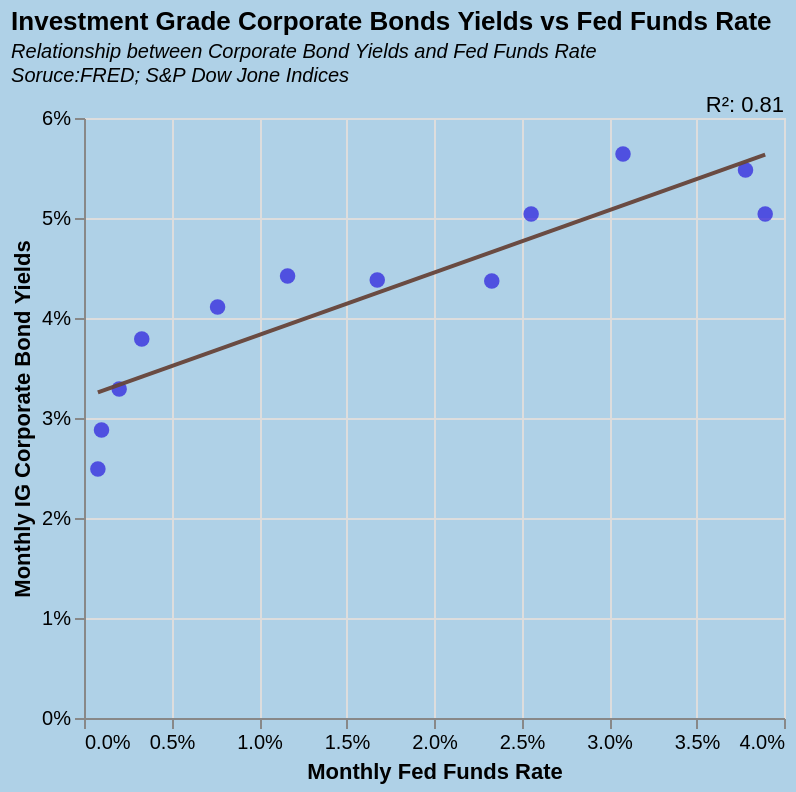

Here is the Vega-Lite specification saved for this chart:
### Vega-Lite specification from a JSON file in a GitHub repository (floating-point values rounded to 4 significant figures)
{"$schema": "https://vega.github.io/schema/vega-lite/v5.json", "title": {"text": "Investment Grade Corporate Bonds Yields vs Fed Funds Rate", "subtitle": ["Relationship between Corporate Bond Yields and Fed Funds Rate", "Soruce:FRED; S&P Dow Jone Indices"], "subtitleFontStyle": "italic", "subtitleFontSize": 10, "anchor": "start", "color": "black"}, "height": 300, "width": 350, "data": {"values": [{"Date ": "22-Jan", "Fed Funds Rate": "0.000793548", "Corporate Yields": "0.0249"}, {"Date ": "22-Feb", "Fed Funds Rate": "0.001", "Corporate Yields": "0.0288"}, {"Date ": "22-Mar", "Fed Funds Rate": "0.002009677", "Corporate Yields": "0.0329"}, {"Date ": "22-Apr", "Fed Funds Rate": "0.0033", "Corporate Yields": "0.0379"}, {"Date ": "22-May", "Fed Funds Rate": "0.007633333", "Corporate Yields": "0.0411"}, {"Date ": "22-Jun", "Fed Funds Rate": "0.011633333", "Corporate Yields": "0.0442"}, {"Date ": "22-Jul", "Fed Funds Rate": "0.016758065", "Corporate Yields": "0.0438"}, {"Date ": "22-Aug", "Fed Funds Rate": "0.0233", "Corporate Yields": "0.0437"}, {"Date ": "22-Sep", "Fed Funds Rate": "0.02555", "Corporate Yields": "0.0504"}, {"Date ": "22-Oct", "Fed Funds Rate": "0.0308", "Corporate Yields": "0.0564"}, {"Date ": "22-Nov", "Fed Funds Rate": "0.0378", "Corporate Yields": "0.0548"}, {"Date ": "22-Dec", "Fed Funds Rate": "0.038925", "Corporate Yields": "0.0504"}]}, "layer": [{"mark": {"type": "point", "size": 60, "color": "#1f11ddf4", "filled": true}, "encoding": {"x": {"field": "Fed Funds Rate", "type": "quantitative", "title": "Monthly Fed Funds Rate", "scale": {"domain": [0.0008, 0.04]}, "axis": {"format": "%"}}, "y": {"field": "Corporate Yields", "type": "quantitative", "title": "Monthly IG Corporate Bond Yields", "axis": {"format": "%"}}, "tooltip": [{"field": "Corporate Yields", "type": "nominal", "title": "Monthly IG Corporate Bond Yield", "format": "%"}, {"field": "Fed Funds Rate", "type": "quantitative", "title": "Fed Funds Rate Change", "format": "%"}, {}]}}, {"mark": {"type": "line", "color": "#674439f2"}, "transform": [{"regression": "Corporate Yields", "on": "Fed Funds Rate"}], "encoding": {"x": {"field": "Fed Funds Rate", "type": "quantitative"}, "y": {"field": "Corporate Yields", "type": "quantitative"}}}, {"transform": [{"regression": "Corporate Yields", "on": "Fed Funds Rate", "params": true}, {"calculate": "'R²: '+format(datum.rSquared, '.2f')", "as": "R2"}], "mark": {"type": "text", "color": "black", "x": "width", "align": "right", "y": -6}, "encoding": {"text": {"type": "nominal", "field": "R2"}}}], "background": "#afd1e7", "autosize": {"type": "pad", "contains": "padding", "resize": true}, "config": {}}
